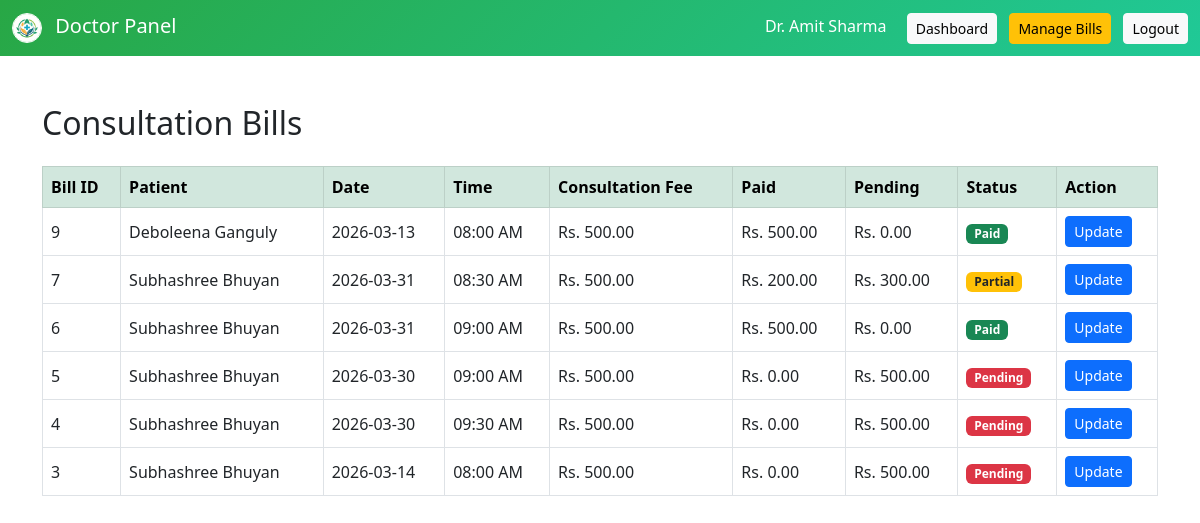
Screenshot of /doctor/manage_bills.php (signed in) with the database file from the repository.
### tables this page shows
CREATE TABLE `doctors` (
  `doctor_id` int(11) NOT NULL,
  `user_id` int(11) DEFAULT NULL,
  `first_name` varchar(50) DEFAULT NULL,
  `last_name` varchar(50) DEFAULT NULL,
  `department_id` int(11) DEFAULT NULL,
  `phone` varchar(15) DEFAULT NULL,
  `experience` int(11) DEFAULT NULL,
  `available_days` varchar(100) DEFAULT NULL,
  `start_time` time DEFAULT NULL,
  `end_time` time DEFAULT NULL,
  `consultation_fee` decimal(10,2) DEFAULT NULL,
  `middle_name` varchar(50) DEFAULT NULL,
  `date_of_birth` date DEFAULT NULL,
  `title` enum('Mr','Mrs','Miss','Ms','Dr','Other') DEFAULT 'Dr',
  `image` varchar(255) DEFAULT NULL
);

CREATE TABLE `bills` (
  `bill_id` int(11) NOT NULL,
  `appointment_id` int(11) DEFAULT NULL,
  `patient_id` int(11) DEFAULT NULL,
  `doctor_id` int(11) DEFAULT NULL,
  `consultation_fee` decimal(10,2) DEFAULT NULL,
  `test_fee` decimal(10,2) DEFAULT NULL,
  `medicine_fee` decimal(10,2) DEFAULT NULL,
  `total_amount` decimal(10,2) DEFAULT NULL,
  `paid_amount` decimal(10,2) DEFAULT NULL,
  `pending_amount` decimal(10,2) DEFAULT NULL,
  `status` enum('Pending','Partial','Paid') DEFAULT 'Pending',
  `created_at` timestamp NOT NULL DEFAULT current_timestamp()
);

CREATE TABLE `patients` (
  `patient_id` int(11) NOT NULL,
  `user_id` int(11) DEFAULT NULL,
  `first_name` varchar(50) DEFAULT NULL,
  `last_name` varchar(50) DEFAULT NULL,
  `gender` varchar(10) DEFAULT NULL,
  `phone` varchar(15) DEFAULT NULL,
  `address` text DEFAULT NULL,
  `created_at` timestamp NOT NULL DEFAULT current_timestamp(),
  `email` varchar(100) DEFAULT NULL,
  `password` varchar(100) DEFAULT NULL,
  `middle_name` varchar(50) DEFAULT NULL,
  `date_of_birth` date DEFAULT NULL,
  `title` enum('Mr','Mrs','Miss','Ms','Dr','Other') DEFAULT NULL
);

CREATE TABLE `appointments` (
  `appointment_id` int(11) NOT NULL,
  `patient_id` int(11) DEFAULT NULL,
  `doctor_id` int(11) DEFAULT NULL,
  `appointment_date` date DEFAULT NULL,
  `appointment_time` time DEFAULT NULL,
  `status` enum('Pending','Completed','Cancelled') DEFAULT 'Pending',
  `created_at` timestamp NOT NULL DEFAULT current_timestamp()
);

### doctor/manage_bills.php (the view, shortened to what this page needs)
<?php
include("../config/db.php");
$user_id = (int) $_SESSION['user_id'];
$doc_query = "SELECT doctor_id, first_name, last_name FROM doctors WHERE user_id='$user_id' LIMIT 1";
$doc_result = mysqli_query($con, $doc_query);
$doc_row = mysqli_fetch_assoc($doc_result);
$doctor_id = (int) $doc_row['doctor_id'];
$doctor_name = $doc_row['first_name'] . " " . $doc_row['last_name'];
$query = "SELECT
            b.bill_id,
            b.appointment_id,
            b.consultation_fee,
            b.paid_amount,
            b.pending_amount,
            b.status,
            b.created_at,
            p.first_name,
            p.last_name,
            a.appointment_date,
            a.appointment_time
          FROM bills b
          JOIN patients p ON b.patient_id = p.patient_id
          JOIN appointments a ON b.appointment_id = a.appointment_id
          WHERE b.doctor_id='$doctor_id'
          ORDER BY b.created_at DESC";
$result = mysqli_query($con, $query);
?>
<!DOCTYPE html>
<html>
<head>
<link href="https://cdn.jsdelivr.net/npm/bootstrap@5.3.0/dist/css/bootstrap.min.css" rel="stylesheet">
</head>
<body>
<nav class="navbar navbar-dark mb-4">
  <div class="container-fluid">
    <a class="navbar-brand mb-0 h1" href="#">
      <img src="../assets/images/logo.png" alt="Logo" width="30" height="30" class="d-inline-block align-middle me-2 rounded-circle border border-white" style="object-fit: cover;">
      Doctor Panel
    </a>
    <div>
      <span class="text-white me-3">Dr. <?php echo $doctor_name; ?></span>
      <a href="dashboard.php" class="btn btn-light btn-sm me-2">Dashboard</a>
      <a href="manage_bills.php" class="btn btn-warning btn-sm me-2">Manage Bills</a>
      <a href="../logout.php" class="btn btn-light btn-sm">Logout</a>
    </div>
  </div>
</nav>
<div class="container mt-5 mb-5">
<h2 class="mb-4">Consultation Bills</h2>
<?php if (mysqli_num_rows($result) > 0) { ?>
<table class="table table-bordered table-hover align-middle">
<thead class="table-success">
<tr>
<th>Bill ID</th>
<th>Patient</th>
<th>Date</th>
<th>Time</th>
<th>Consultation Fee</th>
<th>Paid</th>
<th>Pending</th>
<th>Status</th>
<th>Action</th>
</tr>
</thead>
<tbody>
<?php while ($row = mysqli_fetch_assoc($result)) { ?>
<tr>
<td><?php echo $row['bill_id']; ?></td>
<td><?php echo $row['first_name'] . ' ' . $row['last_name']; ?></td>
<td><?php echo $row['appointment_date']; ?></td>
<td><?php echo date("h:i A", strtotime($row['appointment_time'])); ?></td>
<td>Rs. <?php echo number_format($row['consultation_fee'], 2); ?></td>
<td>Rs. <?php echo number_format($row['paid_amount'], 2); ?></td>
<td>Rs. <?php echo number_format($row['pending_amount'], 2); ?></td>
<td>
<?php
if ($row['status'] == 'Paid') {
    echo '<span class="badge bg-success">Paid</span>';
} elseif ($row['status'] == 'Partial') {
    echo '<span class="badge bg-warning text-dark">Partial</span>';
} else {
    echo '<span class="badge bg-danger">Pending</span>';
}
?>
</td>
<td>
<button class="btn btn-sm btn-primary" data-bs-toggle="modal" data-bs-target="#editModal<?php echo $row['bill_id']; ?>">Update</button>
</td>
</tr>
<?php } ?>
</tbody>
</table>
<?php } else { ?>
<div class="alert alert-info">No bills available yet. Bills are created when appointments are marked completed.</div>
<?php } ?>
</div>
</body>
</html>

### doctor/manage_bills.php (style rules this page uses)
.navbar { background: linear-gradient(135deg, #28a745 0%, #20c997 100%); position: sticky; top: 0; z-index: 1000; }

### rows the page displays
doctors: doctor_name "Amit Sharma"
bills: bill_id "9", patient.first_name "Deboleena", patient.last_name "Ganguly", appointment.appointment_date "2026-03-13", appointment.appointment_time "08:00 AM", consultation_fee "500.00", paid_amount "500.00", pending_amount "0.00", status "Paid"
bills: bill_id "7", patient.first_name "Subhashree", patient.last_name "Bhuyan", appointment.appointment_date "2026-03-31", appointment.appointment_time "08:30 AM", consultation_fee "500.00", paid_amount "200.00", pending_amount "300.00", status "Partial"
bills: bill_id "6", patient.first_name "Subhashree", patient.last_name "Bhuyan", appointment.appointment_date "2026-03-31", appointment.appointment_time "09:00 AM", consultation_fee "500.00", paid_amount "500.00", pending_amount "0.00", status "Paid"
bills: bill_id "5", patient.first_name "Subhashree", patient.last_name "Bhuyan", appointment.appointment_date "2026-03-30", appointment.appointment_time "09:00 AM", consultation_fee "500.00", paid_amount "0.00", pending_amount "500.00", status "Pending"
bills: bill_id "4", patient.first_name "Subhashree", patient.last_name "Bhuyan", appointment.appointment_date "2026-03-30", appointment.appointment_time "09:30 AM", consultation_fee "500.00", paid_amount "0.00", pending_amount "500.00", status "Pending"
bills: bill_id "3", patient.first_name "Subhashree", patient.last_name "Bhuyan", appointment.appointment_date "2026-03-14", appointment.appointment_time "08:00 AM", consultation_fee "500.00", paid_amount "0.00", pending_amount "500.00", status "Pending"
